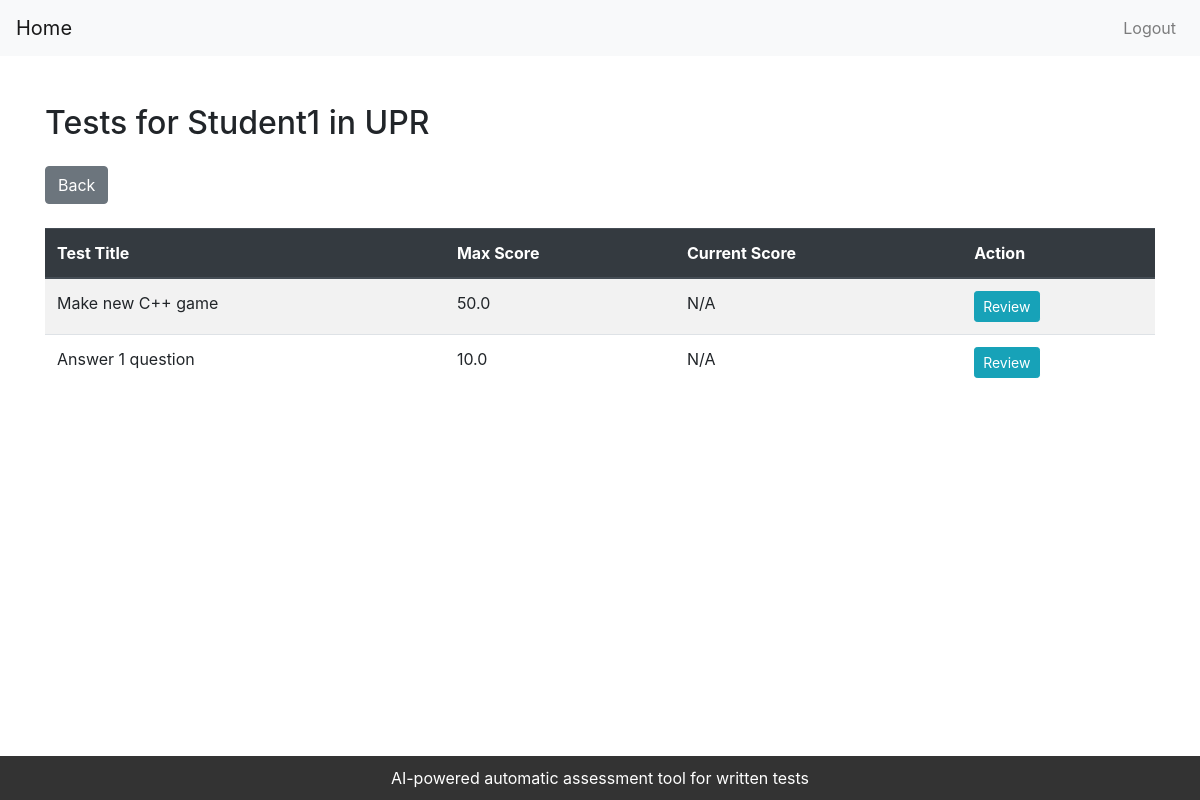
/core/teacher/view_student_tests/1/2/ (signed in), run on an earlier commit of the app's database.
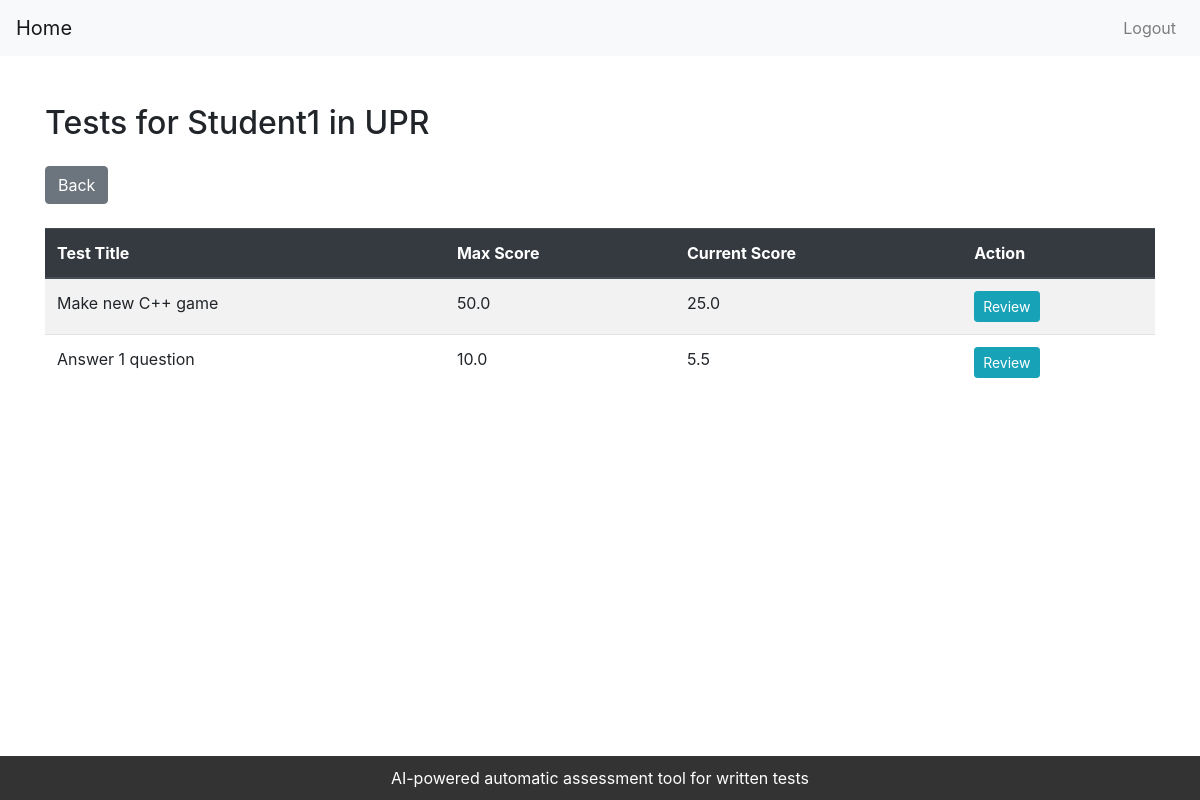
And on a later commit of the database.
### core/models.py (models this page shows, shortened)
class Test(models.Model):
    test_id = models.AutoField(primary_key=True)
    test_title = models.CharField(max_length=50)
    test_description = models.TextField(max_length=1024)
    start_time = models.DateTimeField(default=timezone.now)
    end_time = models.DateTimeField(default=timezone.now)
    duration = models.IntegerField(default=60)
    max_score = models.FloatField(default=100.0)
    subject = models.ForeignKey(Subject, on_delete=models.CASCADE)
    is_open = models.BooleanField(default=False)

### core/views.py (the view)
# urls.py: path('teacher/view_student_tests/<int:subject_id>/<int:student_id>/', views.view_student_tests, name='view_student_tests'),
@login_required
def view_student_tests(request, student_id, subject_id):
    student = get_object_or_404(Student, pk=student_id)
    subject = get_object_or_404(Subject, pk=subject_id)
    tests = Test.objects.filter(subject=subject, subject__students=student).distinct()
    tests_with_scores = []
    for test in tests:
        num_questions = Question.objects.filter(test=test).count()
        submissions = Submission.objects.filter(student=student, question__test=test).order_by('-submission_id')
        latest_marks = Mark.objects.filter(submission__in=submissions[:num_questions]).values_list('teacher_mark', flat=True)
        total_score = sum(latest_marks) if latest_marks else "N/A"
        tests_with_scores.append({
            'test': test,
            'total_score': total_score
        })
    return render(request, 'core/view_student_tests.html', {'student': student, 'subject': subject, 'tests_with_scores': tests_with_scores})

### templates/core/view_student_tests.html (shortened to what this page needs)
<!DOCTYPE html>
<html lang="en">
<head>
    <link href="https://stackpath.bootstrapcdn.com/bootstrap/4.5.2/css/bootstrap.min.css" rel="stylesheet">
</head>
<body>
    {% include "core/navbar.html" %}
    <div class="container mt-5">
        <h2 class="mb-4">Tests for {{ student.username }} in {{ subject.lesson_title }}</h2>
        <a href="{% url 'view_subject' subject_id=subject.pk %}" class="btn btn-secondary mb-4">Back</a>
        <table class="table table-striped">
            <thead class="thead-dark">
                <tr>
                    <th>Test Title</th>
                    <th>Max Score</th>
                    <th>Current Score</th>
                    <th>Action</th>
                </tr>
            </thead>
            <tbody>
                {% for item in tests_with_scores %}
                    <tr>
                        <td>{{ item.test.test_title }}</td>
                        <td>{{ item.test.max_score }}</td>
                        <td>{{ item.total_score }}</td>
                        <td>
                            <a href="{% url 'review_submission_teacher' test_id=item.test.pk student_id=student.pk %}" class="btn btn-info btn-sm">Review</a>
                        </td>
                    </tr>
                {% endfor %}
            </tbody>
        </table>
    </div>
    <footer class="footer">
        AI-powered automatic assessment tool for written tests
    </footer>
</body>
</html>

What changed in the data, as far as the page shows it:
changed Test "Make new C++ game": total_score "N/A" → "25.0"
computed for Test "Answer 1 question": total_score "N/A" → "5.5"
